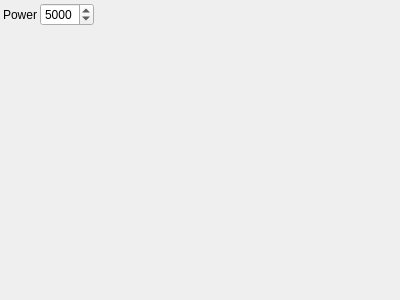
<?xml version="1.0" encoding="UTF-8"?>
<ui version="4.0">
 <class>ThickeningParametersControlWidget</class> 
 <widget class="QWidget" name="ThickeningParametersControlWidget">
  <property name="geometry">
   <rect>
    <x>0</x>
    <y>0</y>
    <width>400</width>
    <height>300</height>
   </rect>
  </property>
  <property name="windowTitle">
   <string>ThickeningParameters</string>
  </property>
  <layout class="QGridLayout" name="gridLayout">
   <property name="margin">
    <number>3</number>
   </property>
   <property name="spacing">
    <number>3</number>
   </property>
    <item row="0" column="0">
     <widget class="QLabel" name="label_0">
       <property name="text">
         <string>Power</string>
       </property>
     </widget>
    </item>
    <item row="0" column="1">
     <widget class="QSpinBox" name="powerSpinBox">
       <property name="toolTip">
         <string>Power</string>
       </property>
       <property name="minimum">
        <number>0</number>
       </property>
       <property name="maximum">
        <number>9999</number>
       </property>
       <property name="singleStep">
        <number>1</number>
       </property>
       <property name="value">
        <number>5000</number>
       </property>
     </widget>
    </item>
   <item row="1" column="0">
    <spacer name="verticalSpacer">
     <property name="orientation">
      <enum>Qt::Vertical</enum>
     </property>
     <property name="sizeHint" stdset="0">
      <size>
       <width>0</width>
       <height>0</height>
      </size>
     </property>
    </spacer>
   </item>
   <item row="1" column="2">
    <spacer name="horizontalSpacer">
     <property name="orientation">
      <enum>Qt::Horizontal</enum>
     </property>
     <property name="sizeHint" stdset="0">
      <size>
       <width>0</width>
       <height>0</height>
      </size>
     </property>
    </spacer>
   </item>
  </layout>
 </widget>
 <layoutdefault spacing="3" margin="3"/>
 <resources/>
 <connections>
  <connection>
   <sender>powerSpinBox</sender>
   <signal>valueChanged(int)</signal>
   <receiver>ThickeningParametersControlWidget</receiver>
   <slot>changeParameters()</slot>
  </connection>
 </connections>
 <slots>
  <slot>changeParameters()</slot>
 </slots>
 <customwidgets>
 </customwidgets>
</ui>
